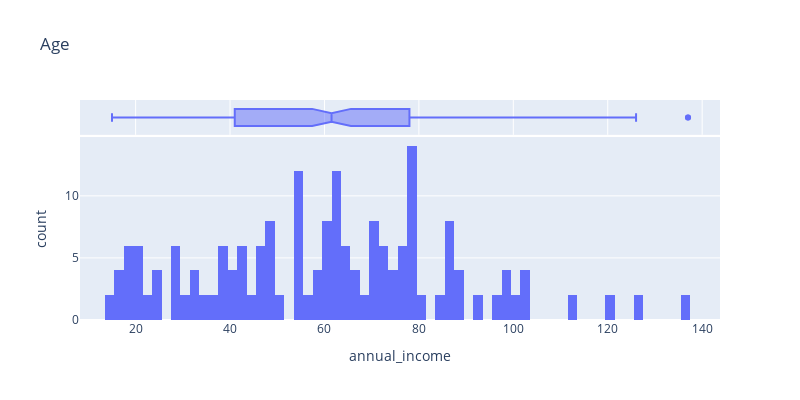

The code cell stored with this chart in its notebook:
### Code cell
fig = px.histogram(df, x="annual_income",
                   marginal="box", # or violin, rug
                   hover_data=df.columns,
                   width=800, height=400,
                   title="Age",
                  nbins=100)
fig.show()

### Figure 1 — Plotly figure (JSON) as saved in the notebook; plotly's stock layout.template omitted (floating-point values rounded to 4 significant figures; data arrays with more than 128 entries replaced by an {"elided": "..."} marker saying what was removed)
{"data": [{"alignmentgroup": "True", "bingroup": "x", "hovertemplate": "annual_income=%{x}<br>count=%{y}<extra></extra>", "legendgroup": "", "marker": {"color": "#636efa", "pattern": {"shape": ""}}, "name": "", "nbinsx": 100, "offsetgroup": "", "orientation": "v", "showlegend": false, "type": "histogram", "x": {"elided": "200 int values"}, "xaxis": "x", "yaxis": "y"}, {"alignmentgroup": "True", "customdata": {"elided": "200x3 mixed values"}, "hovertemplate": "annual_income=%{x}<br>gender=%{customdata[0]}<br>age=%{customdata[1]}<br>spending_score=%{customdata[2]}<extra></extra>", "legendgroup": "", "marker": {"color": "#636efa"}, "name": "", "notched": true, "offsetgroup": "", "showlegend": false, "type": "box", "x": {"elided": "200 int values"}, "xaxis": "x2", "yaxis": "y2"}], "layout": {"barmode": "relative", "height": 400, "legend": {"tracegroupgap": 0}, "title": {"text": "Age"}, "width": 800, "xaxis": {"anchor": "y", "domain": [0, 1], "title": {"text": "annual_income"}}, "xaxis2": {"anchor": "y2", "domain": [0, 1], "matches": "x", "showgrid": true, "showticklabels": false}, "yaxis": {"anchor": "x", "domain": [0, 0.8316], "title": {"text": "count"}}, "yaxis2": {"anchor": "x2", "domain": [0.8416, 1], "matches": "y2", "showgrid": false, "showline": false, "showticklabels": false, "ticks": ""}}}
